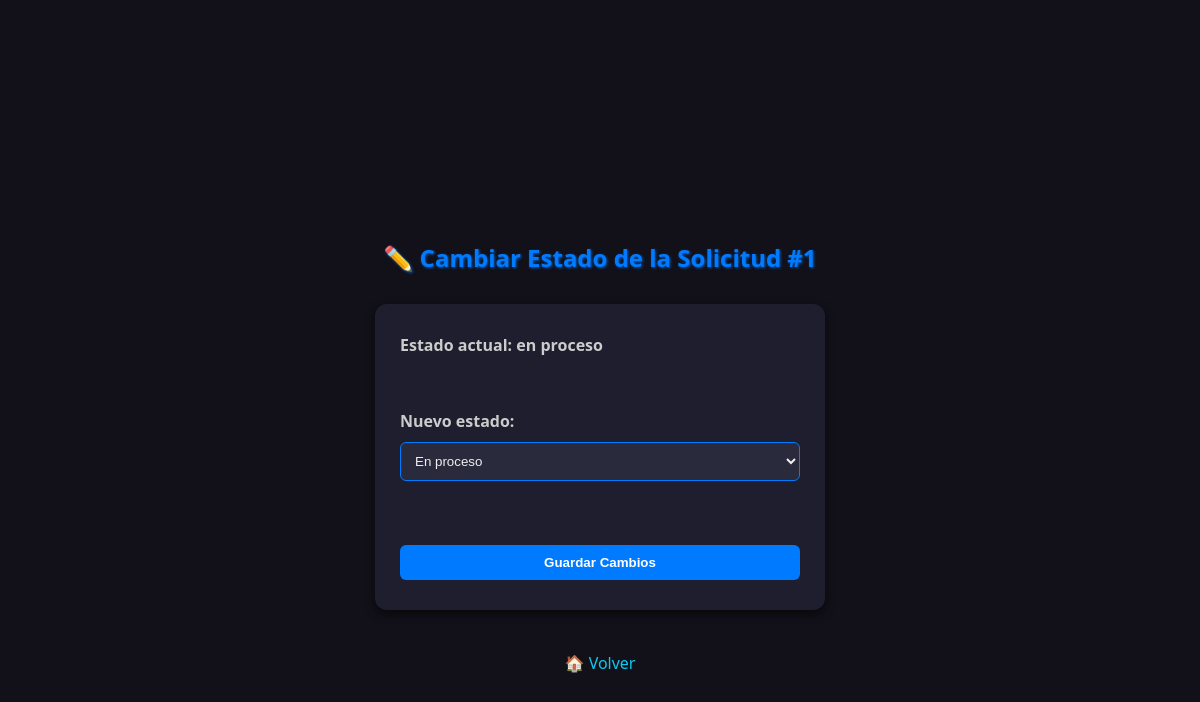
/atencion/editar_estado.php?id=1, run on an earlier commit of the app's database.
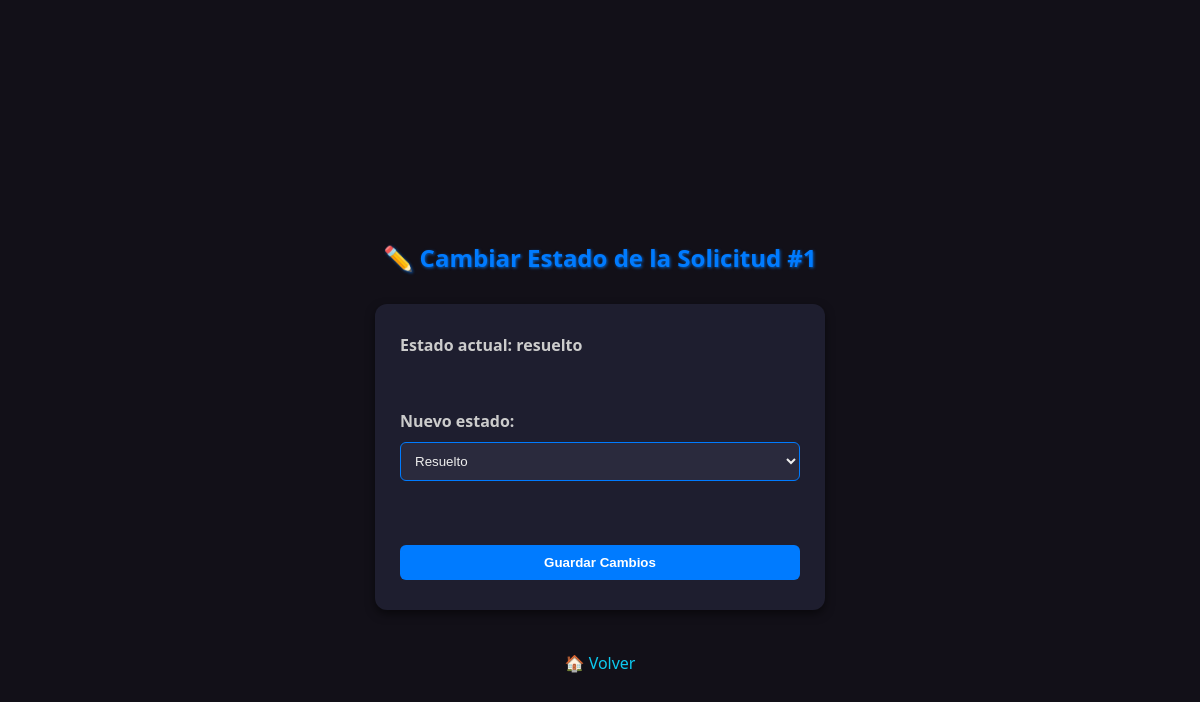
And on a later commit of the database.
### tables this page shows
CREATE TABLE `solicitudes_atencion` (
  `id` int(11) NOT NULL,
  `cliente_id` int(11) DEFAULT NULL,
  `tipo` varchar(50) DEFAULT NULL,
  `descripcion` text DEFAULT NULL,
  `estado` varchar(20) DEFAULT 'pendiente',
  `fecha_creacion` timestamp NOT NULL DEFAULT current_timestamp()
);

### atencion/editar_estado.php (the view, shortened to what this page needs)
<?php
$conexion = new mysqli("localhost", "root", "", "atlantic_city_db");
$id = $_GET['id'] ?? 0;
$id = (int)$id;
$resultado = $conexion->query("SELECT * FROM solicitudes_atencion WHERE id=$id");
$solicitud = $resultado->fetch_assoc();
?>
<!DOCTYPE html>
<html lang="es">
<head>
  <link rel="stylesheet" href="../css/editar_estados.css">
  <link rel= ""stylesheet" href="../css/btns.css">
</head>
<body>
  <h2>✏️ Cambiar Estado de la Solicitud #<?php echo htmlspecialchars($id); ?></h2>
  <form method="POST">
    <label>Estado actual: <strong><?php echo htmlspecialchars($solicitud['estado']); ?></strong></label><br><br>
    <label>Nuevo estado:</label>
    <select name="estado" required>
      <option value="en proceso" <?= $solicitud['estado'] === 'en proceso' ? 'selected' : '' ?>>En proceso</option>
      <option value="resuelto" <?= $solicitud['estado'] === 'resuelto' ? 'selected' : '' ?>>Resuelto</option>
    </select><br><br>
    <button type="submit">Guardar Cambios</button>
  </form>
  <br><a href="listar_solicitudes.php" class="btn">🏠 Volver</a>
</body>
</html>

What changed in the data, as far as the page shows it:
changed solicitudes_atencion: estado "en proceso" → "resuelto"; estado "En proceso" → "Resuelto"
